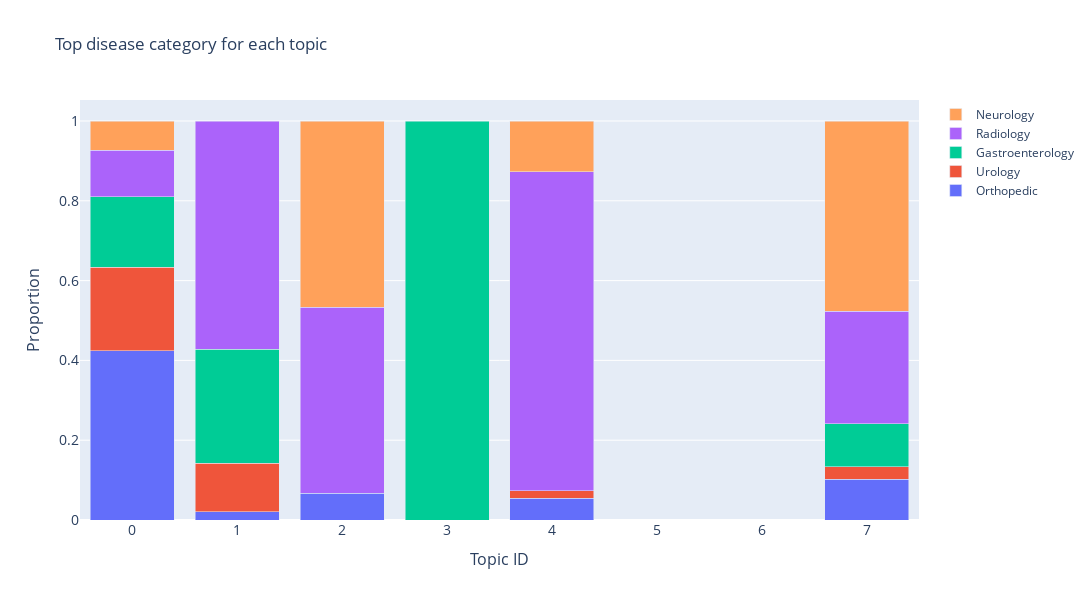

Source (notebook cell):
### Code cell
traces = []
for i in data_topic_proportions.speciality.unique():
    traces.append(go.Bar(name=i, x=data_topic_proportions[data_topic_proportions.speciality == i]['topic'], y=data_topic_proportions[data_topic_proportions.speciality == i]['topic_proportion']))

layout = dict(
        width=1200,
        height = 600,
        title = 'Top disease category for each topic', 
        yaxis=dict(
        title='Proportion',
        titlefont_size=16,
        tickfont_size=14,
        ),  
    xaxis=dict(
        title='Topic ID',
        titlefont_size=16,
        tickfont_size=14,
        ),  
    )

fig = go.Figure(data=traces,layout=layout)

fig.update_layout(barmode='stack')
fig.show()

### Figure 1 — Plotly figure (JSON) as saved in the notebook; plotly's stock layout.template omitted (floating-point values rounded to 4 significant figures)
{"data": [{"name": "Orthopedic", "type": "bar", "x": [0, 1, 2, 4, 7], "y": [0.4246, 0.02041, 0.06667, 0.05455, 0.1026]}, {"name": "Urology", "type": "bar", "x": [0, 1, 4, 7], "y": [0.2091, 0.1224, 0.01818, 0.03077]}, {"name": "Gastroenterology", "type": "bar", "x": [0, 1, 3, 7], "y": [0.1767, 0.2857, 1, 0.1077]}, {"name": "Radiology", "type": "bar", "x": [0, 1, 2, 4, 7], "y": [0.1164, 0.5714, 0.4667, 0.8, 0.2821]}, {"name": "Neurology", "type": "bar", "x": [0, 2, 4, 7], "y": [0.07328, 0.4667, 0.1273, 0.4769]}], "layout": {"barmode": "stack", "height": 600, "title": {"text": "Top disease category for each topic"}, "width": 1200, "xaxis": {"tickfont": {"size": 14}, "title": {"font": {"size": 16}, "text": "Topic ID"}}, "yaxis": {"tickfont": {"size": 14}, "title": {"font": {"size": 16}, "text": "Proportion"}}}}
